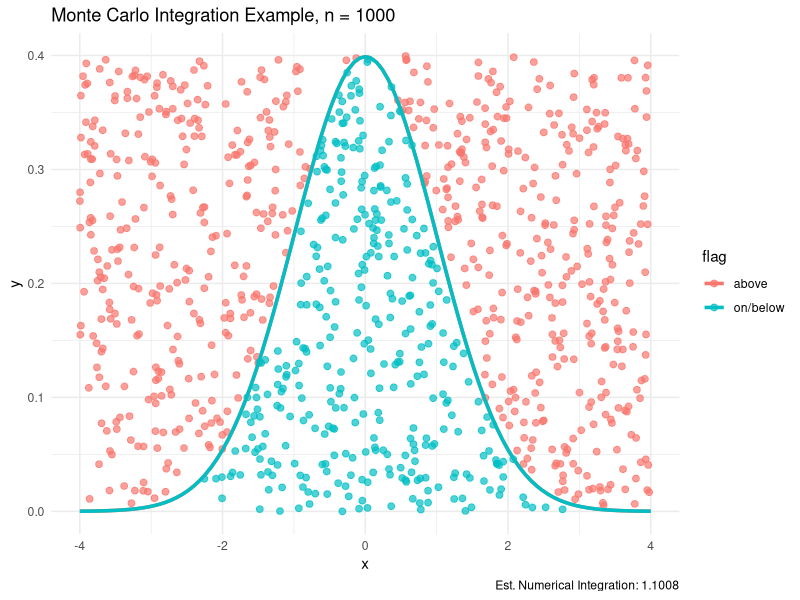

R code for this plot:
#' Monte Carlo Simulation Points
#'
#'Description:
#' Generates random points for use in Monte Carlo Numerical Integration.
#' Can be called at four resolutions (n = 10, 100, 1000, 10000) and combined
#' to create a small multiple plot showing integration accuracy at each level.
#'
#' @param n A numeric value giving the number of random points to generate.
#' @param xmin A numeric value giving the minimum x-coordinate.
#' @param xmax A numeric value giving the maximum x-coordinate.
#' @param ymin A numeric value giving the minimum y-coordinate.
#' @param ymax A numeric value giving the maximum y-coordinate.
#'
#' @return A data frame with two columns: \code{x} for the randomly generated
#'   x values and \code{y} for the randomly generated y values.
#'
#' @examples
#' monte_carlo_points(n = 10, xmin = 2, xmax = 6, ymin = 0, ymax = 4)
#'
#' monte_carlo_points(n = 100, xmin = 0, xmax = 1, ymin = 0, ymax = 1)
#'
#' @export

## Part 1

monte_carlo_points <- function(n, xmin, xmax, ymin, ymax) {
  
  # Generate random x and y values
  x_vals <- runif(n, min = xmin, max = xmax)
  y_vals <- runif(n, min = ymin, max = ymax)
  
  # Combine into a data frame
  mc_data <- data.frame(
    x = x_vals,
    y = y_vals
  )
  
  return(mc_data)
}

## Part 2

library(ggplot2)

# Generate points
mc_data <- monte_carlo_points(n = 1000, xmin = -4, xmax = 4, ymin = 0, ymax = 0.4)

# Classify each point 
mc_data$flag <- ifelse(mc_data$y <= dnorm(mc_data$x, mean = 0, sd = 1),
                       "on/below", "above")

# Calculate the area
rect_area <- (4 - (-4)) * (0.4 - 0)

# Calculate the proportion of points on or below the curve
p <- mean(mc_data$flag == "on/below")

# Estimate the integral
est_integral <- rect_area * p

# reate the plot
ggplot(mc_data, aes(x = x, y = y, color = flag)) +
  geom_point(alpha = 0.7, size = 2) +
  stat_function(
    fun = dnorm,
    args = list(mean = 0, sd = 1),
    xlim = c(-4, 4),
    linewidth = 1.2
  ) +
  labs(
    title = "Monte Carlo Integration Example, n = 1000",
    x = "x",
    y = "y",
    color = "flag",
    caption = paste("Est. Numerical Integration:", round(est_integral, 4))
  ) +
  theme_minimal()
